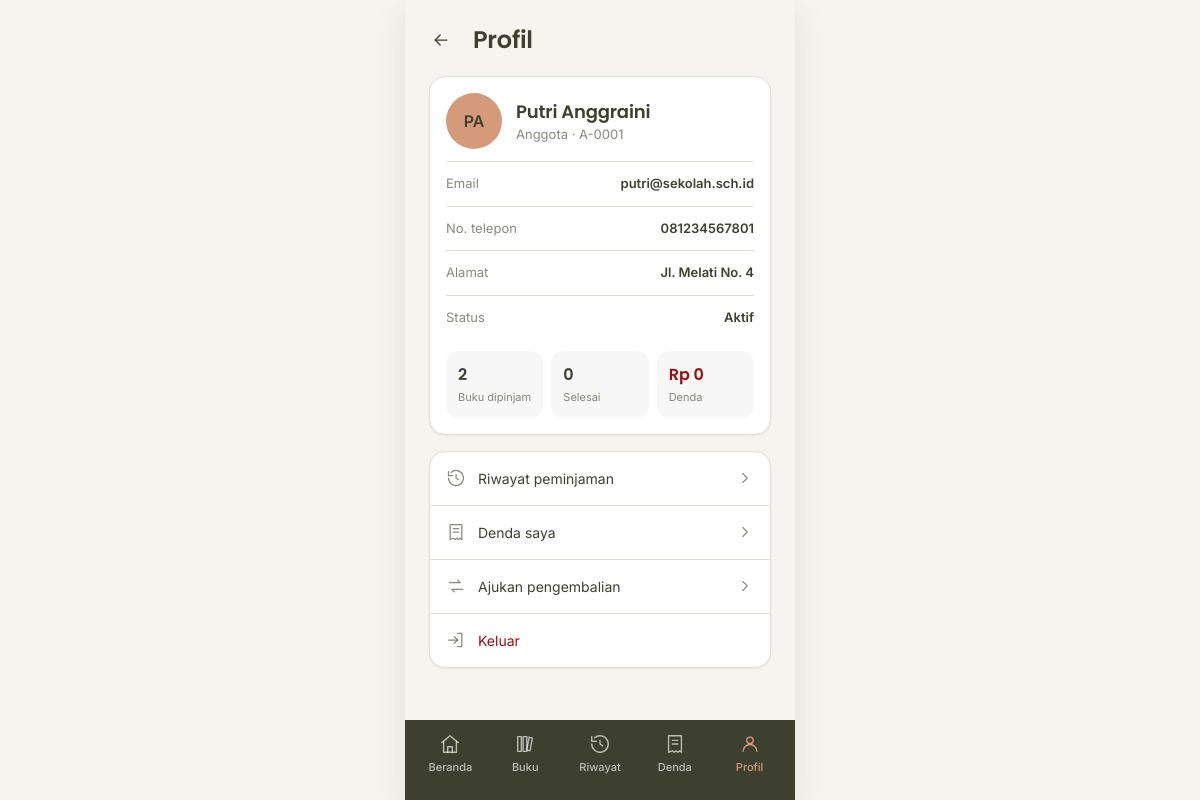
The page /profil (signed in) on the database its author committed.
### tables this page shows
CREATE TABLE users (
    id            INT AUTO_INCREMENT PRIMARY KEY,
    nama          VARCHAR(100) NOT NULL,
    username      VARCHAR(30)  NOT NULL UNIQUE,
    email         VARCHAR(100) NOT NULL,
    password_hash VARCHAR(255) NOT NULL,
    role          ENUM('anggota', 'petugas') NOT NULL DEFAULT 'anggota',
    no_telp       VARCHAR(20)  NULL,
    alamat        VARCHAR(255) NULL,
    status        ENUM('aktif', 'nonaktif') NOT NULL DEFAULT 'aktif',
    created_at    TIMESTAMP NOT NULL DEFAULT CURRENT_TIMESTAMP
);

### app/core/Controller.php (called while the page is built, shortened)
<?php
abstract class Controller
{
    protected function view(string $view, array $data = [], string $layout = 'member'): void
    {
        extract($data, EXTR_SKIP);
        require dirname(__DIR__) . '/views/layouts/' . $layout . '.php';
    }
}

### app/controllers/ProfilController.php (called while the page is built, shortened)
<?php
final class ProfilController extends Controller
{
    public function index(): void
    {
        $user = User::find((int) Auth::id());
        $filter = ['user_id' => $user['id']];
        $this->view('anggota/profil', [
            'judul' => 'Profil',
            'user' => $user,
            'dipinjam' => Peminjaman::hitungBukuAktif((int) $user['id']),
            'selesai' => Peminjaman::hitung($filter + ['status' => 'dikembalikan']),
            'denda' => Denda::totalBelum((int) $user['id']),
        ]);
    }
}

### public/index.php (called while the page is built, shortened)
<?php
$method = $_SERVER['REQUEST_METHOD'] ?? 'GET';
$path = (string) ($_GET['r'] ?? parse_url($_SERVER['REQUEST_URI'] ?? '/', PHP_URL_PATH) ?? '/');
$path = rawurldecode($path);
$path = '/' . trim($path, '/');
$router = new Router();
$router->get('/', [HomeController::class, 'index']);
$router->get('/login', [AuthController::class, 'form']);
$router->post('/login', [AuthController::class, 'login']);
$router->post('/logout', [AuthController::class, 'logout']);
$router->get('/beranda', [BerandaController::class, 'index'], 'anggota');
$router->get('/buku', [BukuController::class, 'index'], 'anggota');
$router->get('/buku/{id}', [BukuController::class, 'detail'], 'anggota');
$router->get('/pinjam', [PeminjamanController::class, 'form'], 'anggota');
$router->post('/pinjam', [PeminjamanController::class, 'store'], 'anggota');
$router->get('/pinjam/bukti/{id}', [PeminjamanController::class, 'bukti'], 'anggota');
$router->get('/kembali', [PengembalianController::class, 'index'], 'anggota');
$router->post('/kembali', [PengembalianController::class, 'ajukan'], 'anggota');
$router->get('/riwayat', [RiwayatController::class, 'anggota'], 'anggota');
$router->get('/denda', [DendaController::class, 'saya'], 'anggota');
$router->get('/profil', [ProfilController::class, 'index'], 'anggota');
$router->get('/admin', [DashboardController::class, 'index'], 'petugas');
$router->get('/admin/anggota', [AnggotaController::class, 'index'], 'petugas');
$router->get('/admin/anggota/tambah', [AnggotaController::class, 'create'], 'petugas');
$router->post('/admin/anggota', [AnggotaController::class, 'store'], 'petugas');
$router->get('/admin/anggota/{id}/edit', [AnggotaController::class, 'edit'], 'petugas');
$router->post('/admin/anggota/{id}', [AnggotaController::class, 'update'], 'petugas');
$router->post('/admin/anggota/{id}/hapus', [AnggotaController::class, 'destroy'], 'petugas');
$router->get('/admin/buku', [BukuController::class, 'adminIndex'], 'petugas');
$router->get('/admin/buku/tambah', [BukuController::class, 'create'], 'petugas');
$router->post('/admin/buku', [BukuController::class, 'store'], 'petugas');
$router->get('/admin/buku/{id}/edit', [BukuController::class, 'edit'], 'petugas');
$router->post('/admin/buku/{id}', [BukuController::class, 'update'], 'petugas');
$router->post('/admin/buku/{id}/hapus', [BukuController::class, 'destroy'], 'petugas');
$router->get('/admin/kategori', [KategoriController::class, 'index'], 'petugas');
$router->get('/admin/kategori/tambah', [KategoriController::class, 'create'], 'petugas');
$router->post('/admin/kategori', [KategoriController::class, 'store'], 'petugas');
$router->get('/admin/kategori/{id}/edit', [KategoriController::class, 'edit'], 'petugas');
$router->post('/admin/kategori/{id}', [KategoriController::class, 'update'], 'petugas');
$router->post('/admin/kategori/{id}/hapus', [KategoriController::class, 'destroy'], 'petugas');
$router->get('/admin/denda', [DendaController::class, 'index'], 'petugas');
$router->get('/admin/denda/tambah', [DendaController::class, 'create'], 'petugas');
$router->post('/admin/denda', [DendaController::class, 'store'], 'petugas');
$router->get('/admin/denda/{id}/edit', [DendaController::class, 'edit'], 'petugas');
$router->post('/admin/denda/{id}', [DendaController::class, 'update'], 'petugas');
$router->post('/admin/denda/{id}/hapus', [DendaController::class, 'destroy'], 'petugas');
$router->post('/admin/denda/{id}/lunas', [DendaController::class, 'lunas'], 'petugas');
$router->get('/admin/transaksi', [PeminjamanController::class, 'adminIndex'], 'petugas');
$router->get('/admin/transaksi/tambah', [PeminjamanController::class, 'adminCreate'], 'petugas');
$router->post('/admin/transaksi', [PeminjamanController::class, 'adminStore'], 'petugas');
$router->get('/admin/transaksi/{id}', [PeminjamanController::class, 'adminShow'], 'petugas');
$router->post('/admin/transaksi/{id}/kembali', [PengembalianController::class, 'proses'], 'petugas');
$router->get('/admin/riwayat', [RiwayatController::class, 'admin'], 'petugas');
$router->get('/admin/laporan', [LaporanController::class, 'buatLaporan'], 'petugas');
$router->dispatch($method, $path);

### app/core/Auth.php (called while the page is built, shortened)
<?php
final class Auth
{
    public static function user(): ?array
    {
        return $_SESSION['user'] ?? null;
    }
    public static function id(): ?int
    {
        return isset(self::user()['id']) ? (int) self::user()['id'] : null;
    }
}

### app/core/Database.php (called while the page is built, shortened)
<?php
final class Database
{
    private static ?PDO $pdo = null;
    public static function pdo(): PDO
    {
        if (self::$pdo === null) {
            $dsn = sprintf('mysql:host=%s;dbname=%s;charset=utf8mb4', DB_HOST, DB_NAME);
            self::$pdo = new PDO($dsn, DB_USER, DB_PASS, [
                PDO::ATTR_ERRMODE => PDO::ERRMODE_EXCEPTION,
                PDO::ATTR_DEFAULT_FETCH_MODE => PDO::FETCH_ASSOC,
                PDO::ATTR_EMULATE_PREPARES => false,
            ]);
        }
        return self::$pdo;
    }
}

### app/models/User.php (called while the page is built, shortened)
<?php
final class User
{
    public static function find(int $id): ?array
    {
        $stmt = Database::pdo()->prepare('SELECT * FROM users WHERE id = ? LIMIT 1');
        $stmt->execute([$id]);
        return $stmt->fetch() ?: null;
    }
}

### app/views/anggota/profil.php (the view, shortened to what this page needs)
<div class="halaman-kepala">
    <a class="icon-btn" href="<?= e(url('/beranda')) ?>" aria-label="Kembali"><?= ikon('arrow-left') ?></a>
    <h1 class="judul-xl">Profil</h1>
</div>
<div class="kartu kartu--isi tumpuk">
    <div class="profil-kepala">
        <span class="avatar avatar--lg" aria-hidden="true"><?= e(inisial($user['nama'])) ?></span>
        <div>
            <h1><?= e($user['nama']) ?></h1>
            <p>Anggota · <?= e($user['username']) ?></p>
        </div>
    </div>
    <dl>
        <div class="detail-baris"><dt>Email</dt><dd><?= e($user['email']) ?></dd></div>
        <div class="detail-baris"><dt>No. telepon</dt><dd><?= e($user['no_telp'] ?: '—') ?></dd></div>
        <div class="detail-baris"><dt>Alamat</dt><dd><?= e($user['alamat'] ?: '—') ?></dd></div>
        <div class="detail-baris"><dt>Status</dt><dd><?= e(ucfirst($user['status'])) ?></dd></div>
    </dl>
    <div class="stat-grid">
        <div class="stat-kecil"><strong><?= (int) $dipinjam ?></strong><span>Buku dipinjam</span></div>
        <div class="stat-kecil"><strong><?= (int) $selesai ?></strong><span>Selesai</span></div>
        <div class="stat-kecil stat-kecil--bahaya"><strong><?= rupiah($denda) ?></strong><span>Denda</span></div>
    </div>
</div>
<nav class="kartu menu" aria-label="Menu profil">
    <a href="<?= e(url('/riwayat')) ?>"><?= ikon('history') ?><span>Riwayat peminjaman</span><?= ikon('chevron-right', 18) ?></a>
    <a href="<?= e(url('/denda')) ?>"><?= ikon('receipt') ?><span>Denda saya</span><?= ikon('chevron-right', 18) ?></a>
    <a href="<?= e(url('/kembali')) ?>"><?= ikon('swap') ?><span>Ajukan pengembalian</span><?= ikon('chevron-right', 18) ?></a>
    <form method="post" action="<?= e(url('/logout')) ?>">
        <button class="danger" type="submit"><?= ikon('logout') ?><span>Keluar</span></button>
    </form>
</nav>

### app/core/Router.php (shortened to what this page needs)
<?php
final class Router
{
    private array $routes = [];
    private function add(string $method, string $pattern, array $handler, ?string $role): void
    {
        $this->routes[] = compact('method', 'pattern', 'handler', 'role');
    }
    public function dispatch(string $method, string $path): void
    {
        foreach ($this->routes as $route) {
            if ($route['method'] !== $method) {
                continue;
            }
            $regex = '#^' . str_replace(['/', '{id}'], ['\/', '([0-9]+)'], $route['pattern']) . '$#';
            if (!preg_match($regex, $path, $cocok)) {
                continue;
            }
            [$kelas, $aksi] = $route['handler'];
            $params = array_map('intval', array_slice($cocok, 1));
            (new $kelas())->{$aksi}(...$params);
            return;
        }
        exit('Halaman tidak ditemukan.');
    }
}

### public/assets/css/tokens.css (style rules this page uses)
:root { --kelp: #3D402F; --willow: #6B7F64; --whiskey: #D59A7A; --tamarillo: #9C0D0F; --bg: #F7F3EE; --card: #FFFFFF; --sunken: rgba(61, 64, 47, 0.04); --border: #E4DDD3; --ink: #3D402F; --ink-2: rgba(61, 64, 47, 0.62); --ink-inv: #FFFFFF; --tint-success: rgba(107, 127, 100, 0.14); --tint-warning: rgba(213, 154, 122, 0.20); --tint-danger: rgba(156, 13, 15, 0.10); --tint-neutral: rgba(61, 64, 47, 0.08); --radius-kecil: 8px; --radius-input: 12px; --radius-tombol: 14px; --radius-kartu: 16px; --radius-pil: 999px; --bayang-halus: 0 1px 2px 0 rgba(61, 64, 47, 0.08); --bayang-angkat: 0 12px 32px 0 rgba(61, 64, 47, 0.10); --jarak-1: 4px; --jarak-2: 8px; --jarak-3: 12px; --jarak-4: 16px; --jarak-5: 24px; --jarak-6: 32px; --font-judul: 'Poppins', system-ui, -apple-system, 'Segoe UI', sans-serif; --font-teks: 'Inter', system-ui, -apple-system, 'Segoe UI', sans-serif; }

### public/assets/css/app.css (style rules this page uses)
*, *::before, *::after { box-sizing: border-box; }
html { -webkit-text-size-adjust: 100%; }
body { margin: 0; font-family: var(--font-teks); font-size: 14px; line-height: 1.5; color: var(--ink); background: var(--bg); }
h1, h2, h3, h4, p, ul, ol, dl, dd { margin: 0; }
a { color: var(--willow); text-decoration: none; }
button, input, select, textarea { font: inherit; color: inherit; }
button { cursor: pointer; }
h1, h2, h3, h4, .judul { font-family: var(--font-judul); font-weight: 600; letter-spacing: -0.01em; }
.judul-xl { font-size: 24px; line-height: 1.2; }
.icon-btn { display: inline-grid; place-items: center; width: 40px; height: 40px; border: 0; border-radius: 10px; background: transparent; color: var(--ink); }
.kartu { background: var(--card); border: 1px solid var(--border); border-radius: var(--radius-kartu); box-shadow: var(--bayang-halus); }
.kartu--isi { padding: 16px; }
.member { background: var(--bg); }
.avatar { display: inline-flex; align-items: center; justify-content: center; flex: none; width: 40px; height: 40px; border-radius: 50%; background: var(--whiskey); color: var(--kelp); font-size: 13px; font-weight: 600; }
.avatar--lg { width: 56px; height: 56px; font-size: 16px; }
.halaman-kepala { display: flex; align-items: center; gap: 12px; }
.halaman-kepala .judul-xl { flex: 1; }
.halaman-kepala .icon-btn { margin-left: -8px; }
.tumpuk { display: flex; flex-direction: column; gap: 12px; }
.detail-baris { display: flex; align-items: center; justify-content: space-between; gap: 12px; padding: 12px 0; border-top: 1px solid var(--border); font-size: 13px; }
.detail-baris dt { color: var(--ink-2); }
.detail-baris dd { font-weight: 600; }
.profil-kepala { display: flex; align-items: center; gap: 14px; }
.profil-kepala h1 { font-size: 18px; }
.profil-kepala p { font-size: 13px; color: var(--ink-2); }
.stat-grid { display: grid; grid-template-columns: repeat(3, 1fr); gap: 8px; }
.stat-kecil { display: flex; flex-direction: column; gap: 2px; padding: 12px; background: var(--sunken); border-radius: 12px; }
.stat-kecil strong { font-family: var(--font-judul); font-size: 16px; font-weight: 600; }
.stat-kecil span { font-size: 11px; color: var(--ink-2); }
.stat-kecil--bahaya strong { color: var(--tamarillo); }
.menu { display: flex; flex-direction: column; }
.menu a { display: flex; align-items: center; gap: 12px; padding: 16px; border-bottom: 1px solid var(--border); color: var(--ink); font-size: 14px; }
.menu form button { display: flex; width: 100%; align-items: center; gap: 12px; padding: 16px; border: 0; background: transparent; color: var(--tamarillo); font-size: 14px; text-align: left; }

### rows shown on the page
users: nama "PA", nama "Putri Anggraini", username "A-0001", email "putri@sekolah.sch.id", no_telp "081234567801", alamat "Jl. Melati No. 4", status "Aktif"

### other values the page prints
$label "Beranda"
$label "Buku"
$label "Riwayat"
$label "Denda"
$label "Profil"
